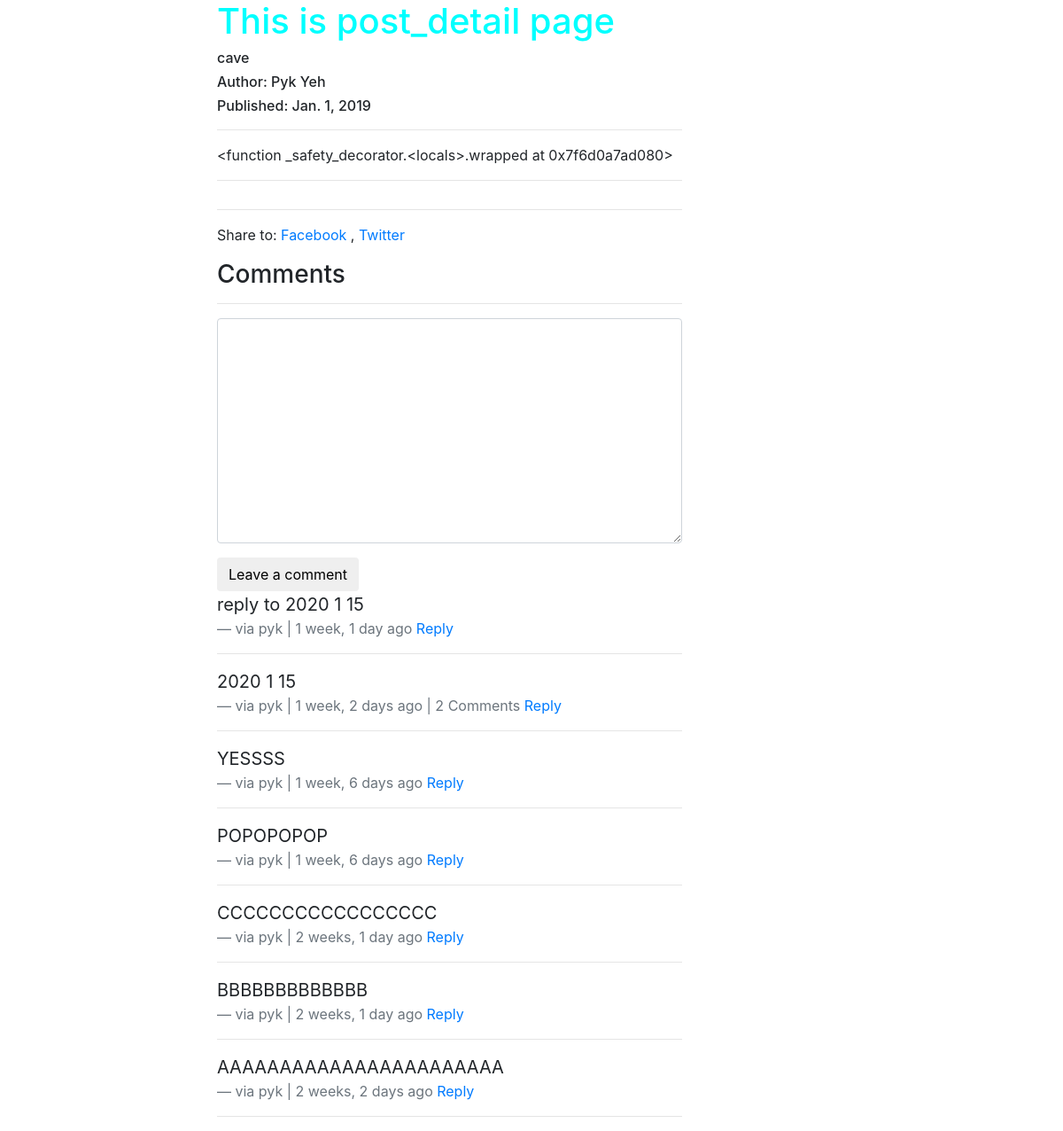
Before: /posts/cave/ with the older database file.
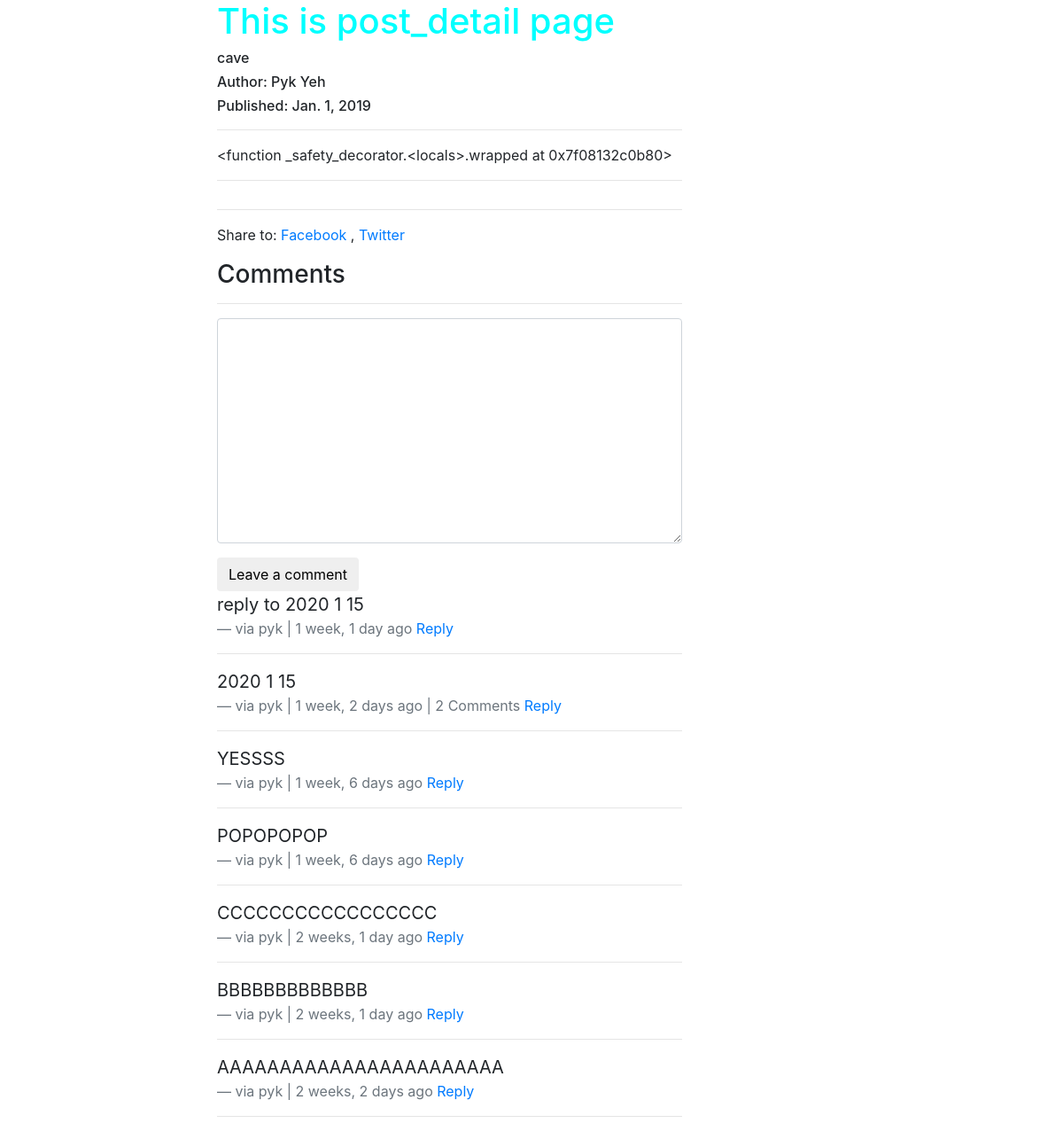
After: the same page with the newer database file.
### posts/models.py (models this page shows, shortened)
class Post(models.Model):
    title = models.CharField(max_length=120)
    user = models.ForeignKey(settings.AUTH_USER_MODEL, default=1, on_delete=SET_NULL, null=True)
    slug = models.SlugField(unique=True)
    image = models.ImageField(upload_to=upload_location,
        null=True,
        blank=True,
        height_field='height_field',
        width_field='width_field')
    height_field = models.IntegerField(default=0)
    width_field = models.IntegerField(default=0)
    content = models.TextField()
    draft = models.BooleanField(default=False)
    publish = models.DateField(auto_now=False, auto_now_add=False)
    updated = models.DateTimeField(auto_now=True, auto_now_add=False)
    timestamp = models.DateTimeField(auto_now=False, auto_now_add=True)
    objects = PostManager() # 'objects' is 'Post.objects'
    def get_markdown(self):
        return mark_safe(markdown(self.content))
    class Meta:
        ordering = ["-timestamp", "-updated"]
    @property
    def comments(self):
        instance = self
        qs = Comment.objects.filter_by_instance(instance)
        return qs
    @property
    def get_content_type(self):
        instance = self
        content_type = ContentType.objects.get_for_model(instance.__class__)
        return content_type

### posts/views.py (the view, shortened to what this page needs)
# urls.py: path('<slug>/', views.post_detail, name='detail'),
def post_detail(request, slug=None):
    instance = get_object_or_404(Post, slug=slug)
    if instance.draft or instance.publish > timezone.now().date():
        if not request.user.is_staff and not request.user.is_superuser:
            raise Http404
    share_string = quote_plus(instance.content)
    print(get_read_time(instance.get_markdown()))
    comments = instance.comments
    initial_data = {
        'content_type': instance.get_content_type,
        'object_id' : instance.id
    }
    form = CommentForm(request.POST or None, initial=initial_data)
    context = {
        'instance': instance,
        'share_string': share_string,
        'comments': comments,
        'comment_form': form
    }
    return render(request, 'posts/post_detail.html', context=context)

### comments/forms.py
class CommentForm(forms.Form):
    content_type = forms.CharField(widget=forms.HiddenInput)
    object_id = forms.IntegerField(widget=forms.HiddenInput)
    content = forms.CharField(label='', widget=forms.Textarea)

### comments/models.py (called while the page is built)
    def filter_by_instance(self, instance):
        content_type = ContentType.objects.get_for_model(instance.__class__)
        object_id = instance.id
        qs = super(CommentManager, self).filter(content_type=content_type, object_id=object_id).filter(parent=None)
        return qs

    def children(self): #replies
        return Comment.objects.filter(parent=self)

### posts/templatetags/urltify.py (called while the page is built)
@register.filter
def urltify(value):
    return quote_plus(value)

### posts/utils.py (called while the page is built)
def count_words(html_string):
    word_string = strip_tags(html_string)
    matching_words = re.findall(r'\w+', word_string)
    count = len(matching_words)
    print("count: {}".format(count))
    return count

### posts/templates/posts/post_detail.html (shortened to what this page needs)
{% extends "posts/base.html" %}
{% load urltify %}
{% load crispy_forms_tags %}
{% block content %}
    <h1>This is post_detail page</h1>
    <h6>{{ instance.title }}</h6>
    {% if instance.user.get_full_name %}
        <h6>Author: {{ instance.user.get_full_name }}</h6>
    {% endif %}
    <h6>
        Published: {{ instance.publish }}
    </h6>
    <hr>
    <div class="post-detail-item">{{ instance.get_markdown }}</div>
    <hr>
    <hr>
    <div class="share-to-social-media">
        <p>Share to:
        <a href="https://www.facebook.com/sharer/sharer.php?u={{ request.build_absolute_uri }}">
            Facebook
        </a>,
        <a href="https://twitter.com/intent/tweet?text={{share_string}}%20{{ request.build_absolute_uri }}">
            Twitter
        </a>
        </p>
    </div>
    <div class="">
        <h3>Comments</h3><hr>
        <form action="." method="POST">{% csrf_token %}
            {{ comment_form | crispy }}
            <input type="submit" class="btn btn-default" value="Leave a comment">
        </form>
        {% for comment in comments %}
            <blockquote class="blockquote">
                <p class="mb-0">{{ comment.content }}</p>
                <footer class="blockquote-footer">via {{ comment.user }} | {{ comment.timestamp | timesince }} ago
                    {% if comment.children.count > 0 %}
                     | {{ comment.children.count }} Comment{% if comment.children.count > 1 %}s{% endif %}
                    {% endif %}
                    <a href="#" class="comment-reply-btn">Reply</a>
                </footer>
            </blockquote>
            <hr>
        {% endfor %}
    </div>
{% endblock content %}

Changed rows visible on the page:
changed Post "cave": get_markdown "<function _safety_decorator.<locals>.wrapped at 0x7f6d0a7ad080>" → "<function _safety_decorator.<locals>.wrapped at 0x7f08132c0b80>"
